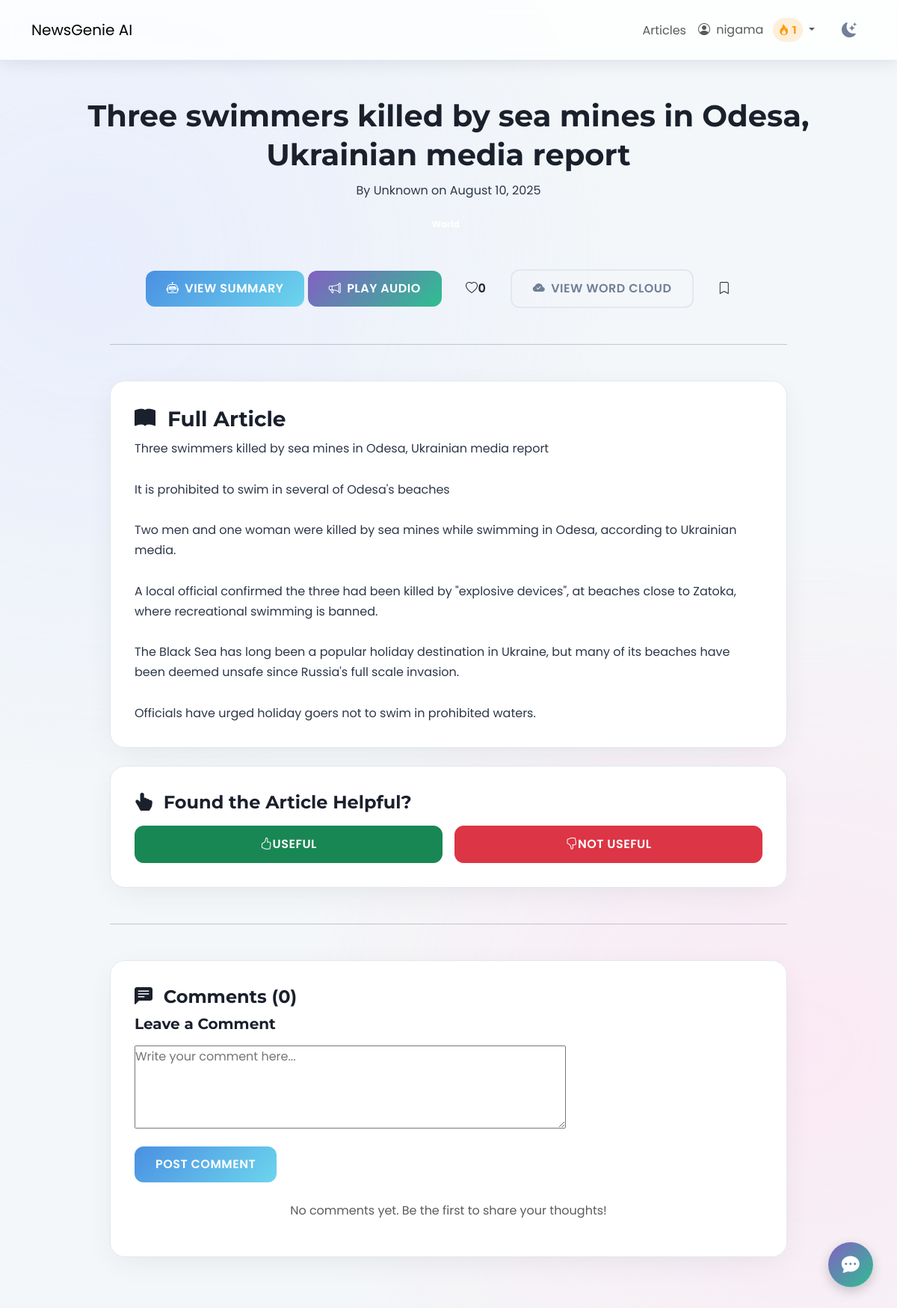
Page /article/428/ (signed in) on the committed database.
### users/models.py (models this page shows, shortened)
class Profile(models.Model):
    user = models.OneToOneField(User, on_delete=models.CASCADE)
    bio = models.TextField(max_length=500, blank=True, null=True)
    streak_count = models.IntegerField(default=0)
    last_login_date = models.DateField(null=True, blank=True)

### news/models.py (models this page shows, shortened)
class Article(models.Model):
    title = models.CharField(max_length=255)
    author = models.CharField(max_length=100, default="Unknown")
    content = models.TextField()
    url = models.URLField(unique=True)
    source = models.CharField(max_length=100)
    published_at = models.DateTimeField()
    summary = models.TextField(blank=True, null=True)
    category = models.ManyToManyField(Category, related_name='articles')
    approved = models.BooleanField(default=False)
    audio_file = models.FileField(upload_to='news_audio/', blank=True, null=True)
    reading_time = models.PositiveIntegerField(default=0, help_text="Estimated reading time in minutes")
    is_spotlighted = models.BooleanField(default=False, help_text="Check this to feature this article on the articles page.")
    def approved_status(self):
        return self.approved
    approved_status.boolean = True
    approved_status.short_description = "Approved"

### news/views.py (the view)
# urls.py: path('article/<int:pk>/', views.article_detail, name="detail"),
@login_required
def article_detail(request, pk):
    article = get_object_or_404(Article, pk=pk)
    if not article.approved and not request.user.is_staff:
        raise Http404("This article is pending approval.")
    feedback_useful = SummaryFeedback.objects.filter(article=article, useful=True).count()
    feedback_not_useful = SummaryFeedback.objects.filter(article=article, useful=False).count()
    feedback_total = feedback_useful + feedback_not_useful
    feedback_submitted = False
    comment_form = CommentForm()
    comments = Comment.objects.filter(article=article, approved=True)
    if request.method == "POST":
        if 'feedback_submit' in request.POST:
            form = SummaryFeedbackForm(request.POST)
            if form.is_valid():
                existing_feedback = SummaryFeedback.objects.filter(user=request.user, article=article).first()
                if existing_feedback:
                    existing_feedback.useful = form.cleaned_data['useful']
                    existing_feedback.save()
                    messages.info(request, "Your feedback has been updated.")
                else:
                    feedback = form.save(commit=False)
                    feedback.article = article
                    feedback.user = request.user
                    feedback.save()
                    messages.success(request, "Thank you for your feedback.")
                feedback_submitted = True
            else:
                messages.error(request, "There was an error with your feedback submission.")
        elif 'comment_submit' in request.POST:
            comment_form = CommentForm(request.POST)
            if comment_form.is_valid():
                new_comment = comment_form.save(commit=False)
                new_comment.article = article
                new_comment.user = request.user
                new_comment.save()
                messages.success(request, "Your comment has been submitted for review.")
                return redirect('news:detail', pk=article.pk)
            else:
                messages.error(request, "There was an error submitting your comment.")
    else:
        form = SummaryFeedbackForm()
    if request.user.is_authenticated:
        ReadingHistory.objects.get_or_create(user=request.user, article=article)
        user_feedback_exists = SummaryFeedback.objects.filter(user=request.user, article=article).exists()
        is_liked_by_user = ArticleLike.objects.filter(user=request.user, article=article).exists()
        is_bookmarked_by_user = Bookmark.objects.filter(user=request.user, article=article).exists()
    else:
        user_feedback_exists = False
        is_liked_by_user = False
        is_bookmarked_by_user = False
    return render(request, "news/article_detail.html", {
        "article": article,
        "form": form,
        "comment_form": comment_form,
        "comments": comments,
        "feedback_submitted": feedback_submitted,
        "feedback_useful": feedback_useful,
        "feedback_not_useful": feedback_not_useful,
        "feedback_total": feedback_total,
        "user_feedback_exists": user_feedback_exists,
        "is_liked_by_user": is_liked_by_user,
        "is_bookmarked_by_user": is_bookmarked_by_user,
    })

### news/forms.py
class SummaryFeedbackForm(forms.ModelForm):
    class Meta:
        model = SummaryFeedback
        fields = ['useful']
        widgets = {
            'useful': forms.RadioSelect(choices=[(True, "Useful"), (False, "Not Useful")]),
        }

class CommentForm(forms.ModelForm):
    class Meta:
        model = Comment
        fields = ['content']
        widgets = {
            'content': forms.Textarea(attrs={'rows': 4, 'placeholder': 'Write your comment here...'}),
        }
        labels = {
            'content': '' # No label for content field, use placeholder instead
        }

### news/templates/news/article_detail.html (shortened to what this page needs)
{% extends 'news/base.html' %}
{% load static %}
{% load humanize %}
{% block content %}
<div class="container app-main-container mt-5">
    <div class="article-header-section text-center mb-5">
        <h1 class="article-title-heading">{{ article.title }}</h1>
        <p class="article-meta-text">By {{ article.author }} on {{ article.published_at|date:"F d, Y" }}</p>
        <div class="category-badges mt-3">
            {% for category in article.category.all %}
                <span class="badge category-pill me-2">{{ category.name }}</span>
            {% endfor %}
        </div>
    </div>
    <div class="row justify-content-center mb-5">
        <div class="col-lg-10 col-md-12">
            <div class="action-buttons-wrapper text-center mb-4">
                {% if article.content %}
                    <button id="generateSummaryBtn" class="btn app-btn primary-btn">
                        <i class="bi bi-robot me-2"></i> {% if article.summary %}View Summary{% else %}Generate Summary{% endif %}
                    </button>
                {% endif %}
                {% if article.summary %}
                    <button id="generateAudioBtn" class="btn app-btn secondary-btn">
                        <i class="bi bi-megaphone me-2"></i> {% if article.audio_file %}Play Audio{% else %}Generate Audio{% endif %}
                    </button>
                {% endif %}
                <button class="btn app-btn icon-btn like-btn {% if is_liked_by_user %}liked{% endif %}" data-article-id="{{ article.pk }}" {% if not user.is_authenticated %}disabled title="Login to like" {% endif %}>
                    <i class="bi {% if is_liked_by_user %}bi-heart-fill{% else %}bi-heart{% endif %}"></i>
                    <span class="like-count">{{ article.likes.count }}</span>
                </button>
                <button id="showWordCloudBtn" class="btn app-btn outline-btn">
                    <i class="bi bi-cloud-check-fill me-2"></i> View Word Cloud
                </button>
                <button class="btn app-btn icon-btn bookmark-btn {% if is_bookmarked_by_user %}bookmarked{% endif %}" data-article-id="{{ article.pk }}" {% if not user.is_authenticated %}disabled title="Login to bookmark" {% endif %}>
                    <i class="bi {% if is_bookmarked_by_user %}bi-bookmark-fill{% else %}bi-bookmark{% endif %}"></i>
                </button>
            </div>
            <hr class="section-divider my-5">
            <div class="app-card full-article-content-card mb-4">
                <h3 class="card-heading"><i class="bi bi-book-fill me-2"></i> Full Article</h3>
                <div class="card-body-text full-article-text">{{ article.content|linebreaksbr }}</div>
            </div>
            {% if user.is_authenticated %}
            <div class="app-card article-feedback-card mb-4">
                <h4 class="card-heading"><i class="bi bi-hand-index-thumb-fill me-2"></i> Found the Article Helpful?</h4>
                <div class="d-flex gap-3 mt-3">
                    <form action="{% url 'news:article-feedback' article_id=article.pk %}" method="POST" class="w-100">
                        <button type="submit" name="feedback" value="useful" class="btn app-btn success-btn w-100">
                            <i class="bi bi-hand-thumbs-up"></i> Useful
                        </button>
                    </form>
                    <form action="{% url 'news:article-feedback' article_id=article.pk %}" method="POST" class="w-100">
                        <button type="submit" name="feedback" value="not_useful" class="btn app-btn danger-btn w-100">
                            <i class="bi bi-hand-thumbs-down"></i> Not Useful
                        </button>
                    </form>
                </div>
            </div>
            {% endif %}
            <hr class="section-divider my-5">
            <div class="app-card comments-section-card mb-4">
                <h4 class="card-heading"><i class="bi bi-chat-left-text-fill me-2"></i> Comments ({{ comments.count }})</h4>
                {% if user.is_authenticated %}
                    <div class="comment-form-wrapper mb-4">
                        <h5 class="mb-3">Leave a Comment</h5>
                        <form method="post">
                            <div class="mb-3">
                                {{ comment_form.content }}
                            </div>
                            <button type="submit" class="btn app-btn primary-btn submit-comment-btn">Post Comment</button>
                        </form>
                    </div>
                {% else %}
                    <div class="alert app-alert alert-info mb-4">Please <a href="{% url 'users:login' %}">login</a> to leave a comment.</div>
                {% endif %}
                {% for comment in comments %}
                    <div class="comment-item p-3 mb-3 border rounded">
                        <p class="comment-meta mb-1">
                            <strong>{{ comment.user.username }}</strong>
                            <span class="text-muted small ms-2">{{ comment.created_at|naturaltime }}</span>
                        </p>
                        <p class="comment-content mb-0">{{ comment.content|linebreaksbr }}</p>
                    </div>
                {% empty %}
                    <p class="text-muted text-center">No comments yet. Be the first to share your thoughts!</p>
                {% endfor %}
            </div>
        </div>
    </div>
</div>
{% endblock %}

### templates/news/base.html (shortened to what this page needs)
{% load static %}
<!DOCTYPE html>
<html lang="en">
<head>
    <link href="https://cdn.jsdelivr.net/npm/bootstrap@5.3.0/dist/css/bootstrap.min.css" rel="stylesheet">
    <link rel="stylesheet" href="https://cdn.jsdelivr.net/npm/bootstrap-icons@1.10.5/font/bootstrap-icons.css">
    <link rel="stylesheet" href="{% static 'css/newsgenie.css' %}">
</head>
<body class="{{ request.COOKIES.theme|default:'light' }}-mode">
    <header class="app-navbar navbar navbar-expand-lg sticky-top">
        <div class="container">
            <a class="navbar-brand navbar-brand-custom" href="{% url 'news:homepage' %}">NewsGenie AI</a>
            <div class="collapse navbar-collapse" id="navbarNav">
                <ul class="navbar-nav ms-auto align-items-center">
                    {% if user.is_authenticated %}
                        <li class="nav-item">
                            <a class="nav-link nav-link-custom" href="{% url 'news:article_list' %}">Articles</a>
                        </li>
                        <li class="nav-item dropdown">
                            <a class="nav-link nav-link-custom dropdown-toggle" href="#" id="navbarDropdown" role="button" data-bs-toggle="dropdown" aria-expanded="false">
                                <i class="bi bi-person-circle me-1"></i>
                                {{ user.username }}
                                <span class="streak-indicator ms-2">
                                    <i class="bi bi-fire"></i> {{ user.profile.streak_count }}
                                </span>
                            </a>
                        </li>
                    {% endif %}
                    <li class="nav-item ms-3">
                        <button id="theme-toggle" class="btn theme-toggle-btn">
                            <i class="bi bi-moon-stars-fill"></i>
                        </button>
                    </li>
                </ul>
            </div>
        </div>
    </header>
    <main class="container my-5 app-content-wrapper">
        {% block content %}{% endblock %}
    </main>
    <div id="chatbot-container">
        <button id="chatbot-toggle-btn" class="app-btn secondary-btn">
            <i class="bi bi-chat-dots-fill"></i>
        </button>
    </div>
</body>
</html>

### rows in the picture
Article: title "Three swimmers killed by sea mines in Odesa, Ukrainian media report", author "Unknown", published_at "August 10, 2025", likes.count "0", content "Three swimmers killed by sea mines in Odesa, Ukrainian media report It is prohibited to swim in several of Odesa's beaches Two men and one woman were killed by sea mines while swimming in Odesa, according to Ukrainian media. A local official confirmed the three had been killed by \"explosive devices\", at beaches close to Zatoka, where recreational swimming is banned. The Black Sea has long been a popular holiday destination in Ukraine, but many of its beaches have been deemed unsafe since Russia's full scale invasion. Officials have urged holiday goers not to swim in prohibited waters."

### other values in the picture
{{ user.username }} "nigama"
{{ user.profile.streak_count }} "1"
{{ comments.count }} "0"
